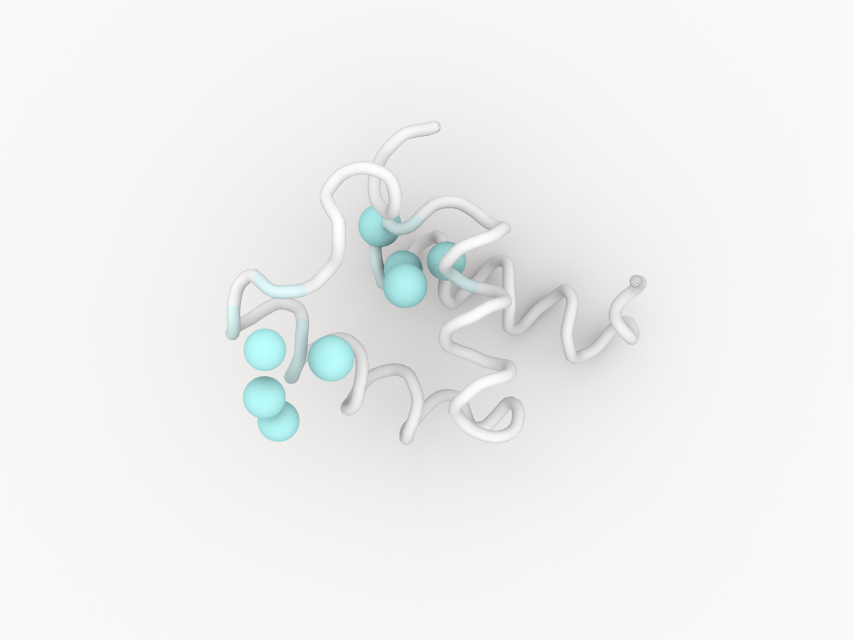
#> input picture hierarchical/1oai_contact.jpg, 2560 x 1920 px (shown at 1/3 size)
$ python align_images.py --image_1 hierarchical/1oai_contact.jpg --image_2 hierarchical/1oai_protein.jpg
#> lines starting #> are read from the running program, lines starting #| are printed output that depends on the picture
#> further down, im1 is the input picture: shape (1920, 2560, 3); mean B, G, R 239, 240.8, 240.6
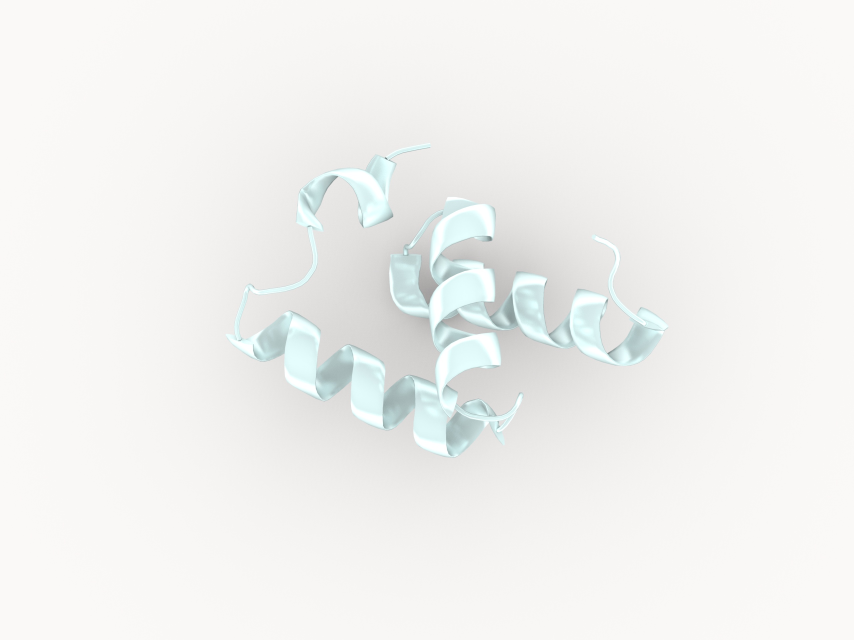
#> input picture hierarchical/1oai_protein.jpg, 2560 x 1920 px (shown at 1/3 size)
#> further down, im2 is the input picture: shape (1920, 2560, 3); mean B, G, R 240, 241.9, 241.4
#!/usr/bin/env python

#
# modifed based on https://github.com/khufkens/align_images
# Import necessary libraries.
import os, argparse
import cv2
import numpy as np
from numpy.fft import fft2, ifft2, fftshift

# argument parser
def getArgs():

   parser = argparse.ArgumentParser(
    description = '''Demo script showing various image alignment methods
                     including, phase correlation, feature based matching
                     and whole image based optimization.''',
    epilog = '''post bug reports to the github repository''')

   parser.add_argument('-im1',
                       '--image_1',
                       help = 'image to reference',
                       required = True)

   parser.add_argument('-im2',
                       '--image_2',
                       help = 'image to match',
                       required = True)

   parser.add_argument('-m',
                       '--mode',
                       help = 'registation mode: translation, ecc or feature',
                       default = 'feature')

   parser.add_argument('-mf',
                       '--max_features',
                       help = 'maximum number of features to consider',
                       default = 5000)

   parser.add_argument('-fr',
                       '--feature_retention',
                       help = 'fraction of features to retain',
                       default = 0.15)

   parser.add_argument('-i',
                       '--iterations',
                       help = 'number of ecc iterations',
                       default = 5000)

   parser.add_argument('-te',
                       '--termination_eps',
                       help = 'ecc termination value',
                       default = 1e-8)

   return parser.parse_args()

# [54 lines left out: functions rotationAlign, eccAlign, not called in this run]

# (ORB) feature based alignment
def featureAlign(im1, im2):

  # Convert images to grayscale
  im1Gray = cv2.cvtColor(im1,cv2.COLOR_BGR2GRAY)
  im2Gray = cv2.cvtColor(im2,cv2.COLOR_BGR2GRAY)

  # Detect ORB features and compute descriptors.
  orb = cv2.ORB_create(max_features)
  keypoints1, descriptors1 = orb.detectAndCompute(im1Gray, None)
#> keypoints1 = 367 keypoints; strongest (x, y, size): (1911, 853, 31), (1912, 854, 37.2), (1909, 853, 37.2), (1145, 742, 37.2)
  keypoints2, descriptors2 = orb.detectAndCompute(im2Gray, None)
#> keypoints2 = 609 keypoints; strongest (x, y, size): (1156, 474, 31), (1159, 477, 44.6), (1161, 478, 31), (1156, 473, 53.6)

  # Match features.
  matcher = cv2.DescriptorMatcher_create(cv2.DESCRIPTOR_MATCHER_BRUTEFORCE_HAMMING)
  matches = matcher.match(descriptors1, descriptors2, None)
#> matches = 367 matches

  #print(type(matches))
  #print(matches)
  matches = list(matches)
  # Sort matches by score
  matches.sort(key=lambda x: x.distance, reverse=False)

  # Remove not so good matches
  numGoodMatches = int(len(matches) * feature_retention)
#> numGoodMatches = 55
  matches = matches[:numGoodMatches]
#> matches = 55 matches

  # Draw top matches
  imMatches = cv2.drawMatches(im1, keypoints1, im2, keypoints2, matches, None)
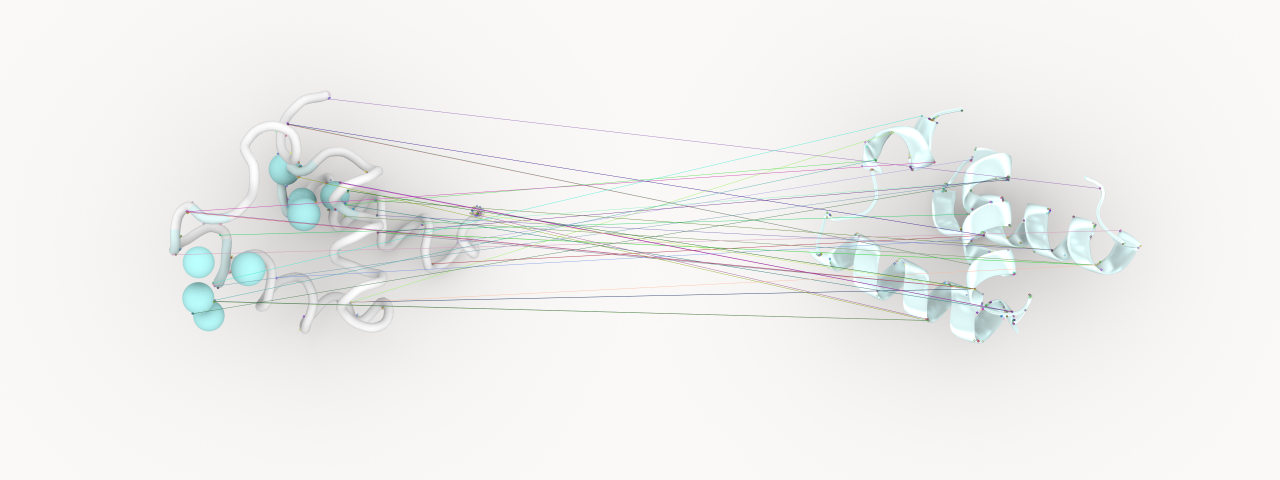
#> imMatches: shape (1920, 5120, 3) (shown at 1/4 size); mean B, G, R 237.9, 239.8, 239.4
  #cv2.imwrite("matches.jpg", imMatches)

  # Extract location of good matches
  points1 = np.zeros((len(matches), 2), dtype=np.float32)
#> points1 = 55 pairs, first value 0 to 0, second value 0 to 0
  points2 = np.zeros((len(matches), 2), dtype=np.float32)
#> points2 = 55 pairs, first value 0 to 0, second value 0 to 0

  for i, match in enumerate(matches):
    points1[i, :] = keypoints1[match.queryIdx].pt
    points2[i, :] = keypoints2[match.trainIdx].pt
#> this loop made 55 passes
#> after the loop, points1 = 55 pairs, first value 690.5 to 1884.2, second value 395 to 1254.2; points2 = 55 pairs, first value 940.6 to 1922.4, second value 463.2 to 1281.5

  # Find homography
  h, mask = cv2.findHomography(points1, points2, cv2.RANSAC)
#> h = [[-0.476, -0.739, 1493.8], [-0.455, -0.565, 1289.2], [-0.000346, -0.000443, 1]]; mask = 55 values, max 1 at index 0, min 0 at index 2, mean 0.273

  # Use homography
  height, width, channels = im2.shape
#> height = 1920; width = 2560; channels = 3
  im1Reg = cv2.warpPerspective(im1, h, (width, height))
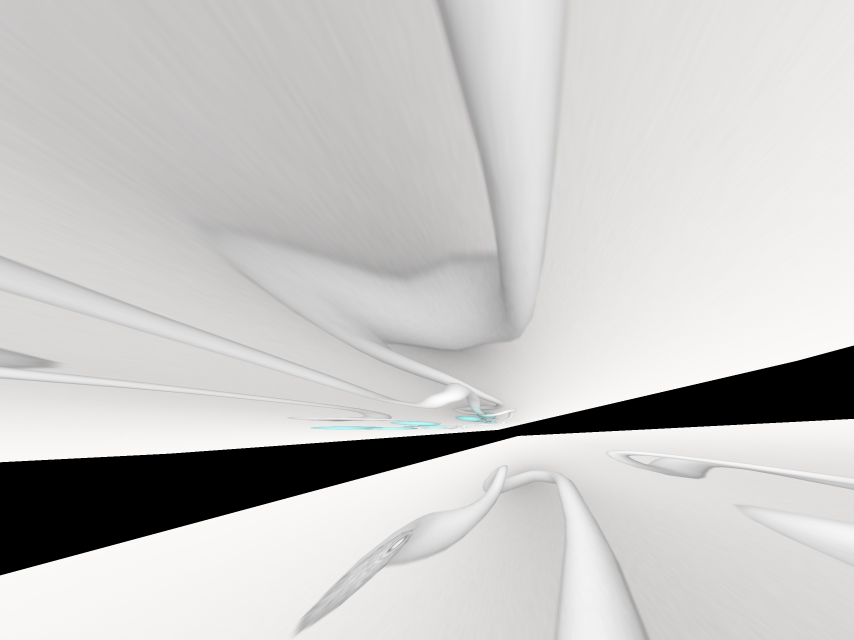
#> im1Reg: shape (1920, 2560, 3) (shown at 1/3 size); mean B, G, R 198.5, 200, 200.7

  return im1Reg, h

# FFT phase correlation
# [16 lines left out: function translation, not called in this run]

if __name__ == '__main__':

  # parse arguments
  args = getArgs()

  # defaults feature values
  max_features = args.max_features
  feature_retention = args.feature_retention

  # Specify the ECC number of iterations.
  number_of_iterations = args.iterations

  # Specify the ECC threshold of the increment
  # in the correlation coefficient between two iterations
  termination_eps = args.termination_eps

  # Read the images to be aligned
  im1 =  cv2.imread(args.image_1);
  im2 =  cv2.imread(args.image_2);

  outfile = args.image_1+'.t.jpg'
  # Switch between alignment modes
  if args.mode == "feature":
   # align and write to disk
   aligned, warp_matrix = featureAlign(im1, im2)
#> warp_matrix has the same summary as h in featureAlign
   cv2.imwrite(outfile,
    aligned,
    [cv2.IMWRITE_JPEG_QUALITY, 90])
   print(warp_matrix)
#| [[-4.75615981e-01 -7.38565096e-01  1.49376910e+03]
#|  [-4.54850177e-01 -5.65367565e-01  1.28923102e+03]
#|  [-3.45539929e-04 -4.42849842e-04  1.00000000e+00]]
  elif args.mode == "ecc":
   aligned, warp_matrix = eccAlign(im1, im2)
   cv2.imwrite(outfile,
    aligned,
    [cv2.IMWRITE_JPEG_QUALITY, 90])
   print(warp_matrix)
  elif args.mode == "rotation":
   rotated, rotationMatrix = rotationAlign(im1, im2)
   cv2.imwrite(outfile,
    rotated,
    [cv2.IMWRITE_JPEG_QUALITY, 90])
   print(rotationMatrix)
  else:
   warp_matrix = translation(im1, im2)
   print(warp_matrix)

   print('save transformed image to: %s' % outfile)
